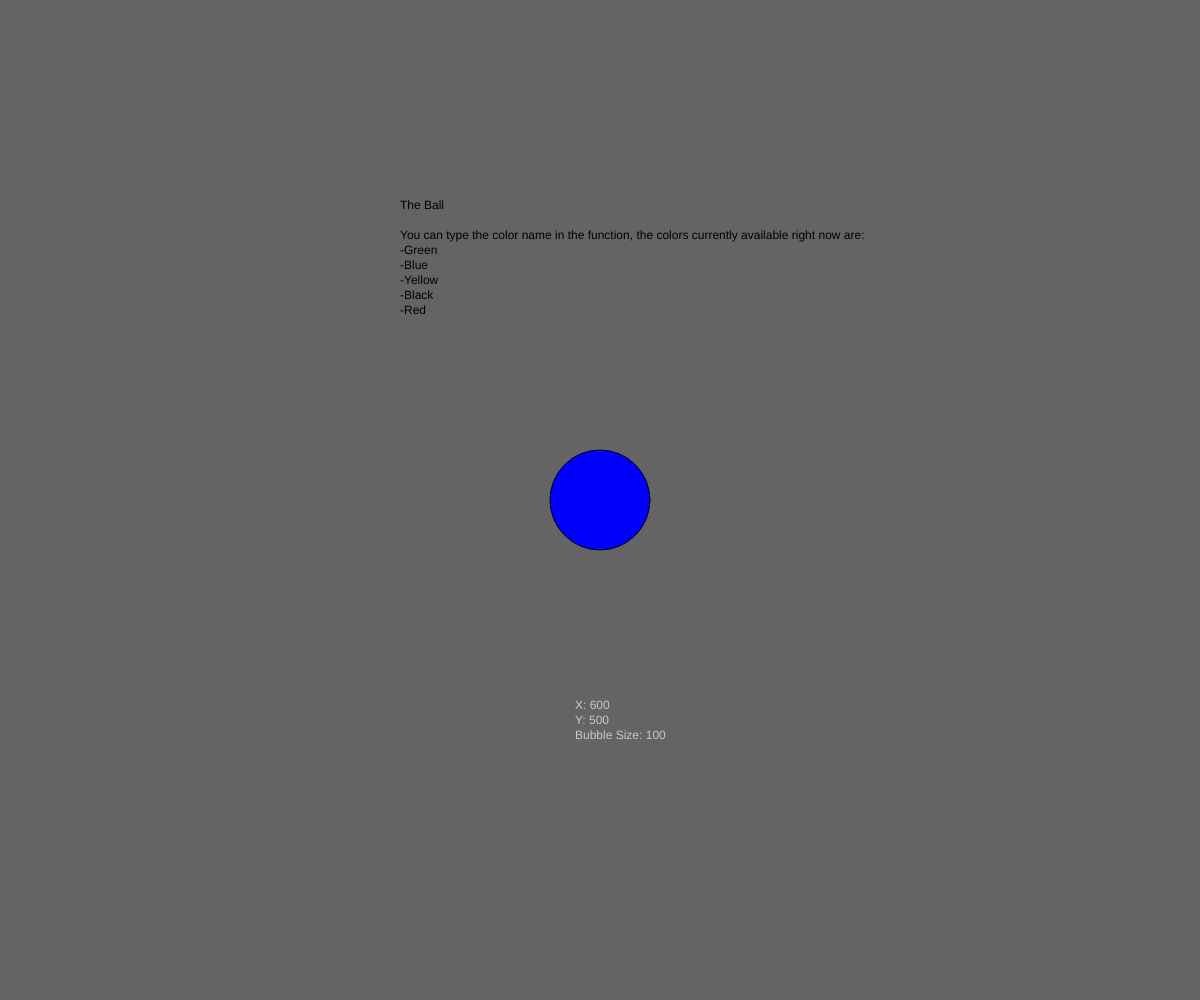
Frame 1 (no input)
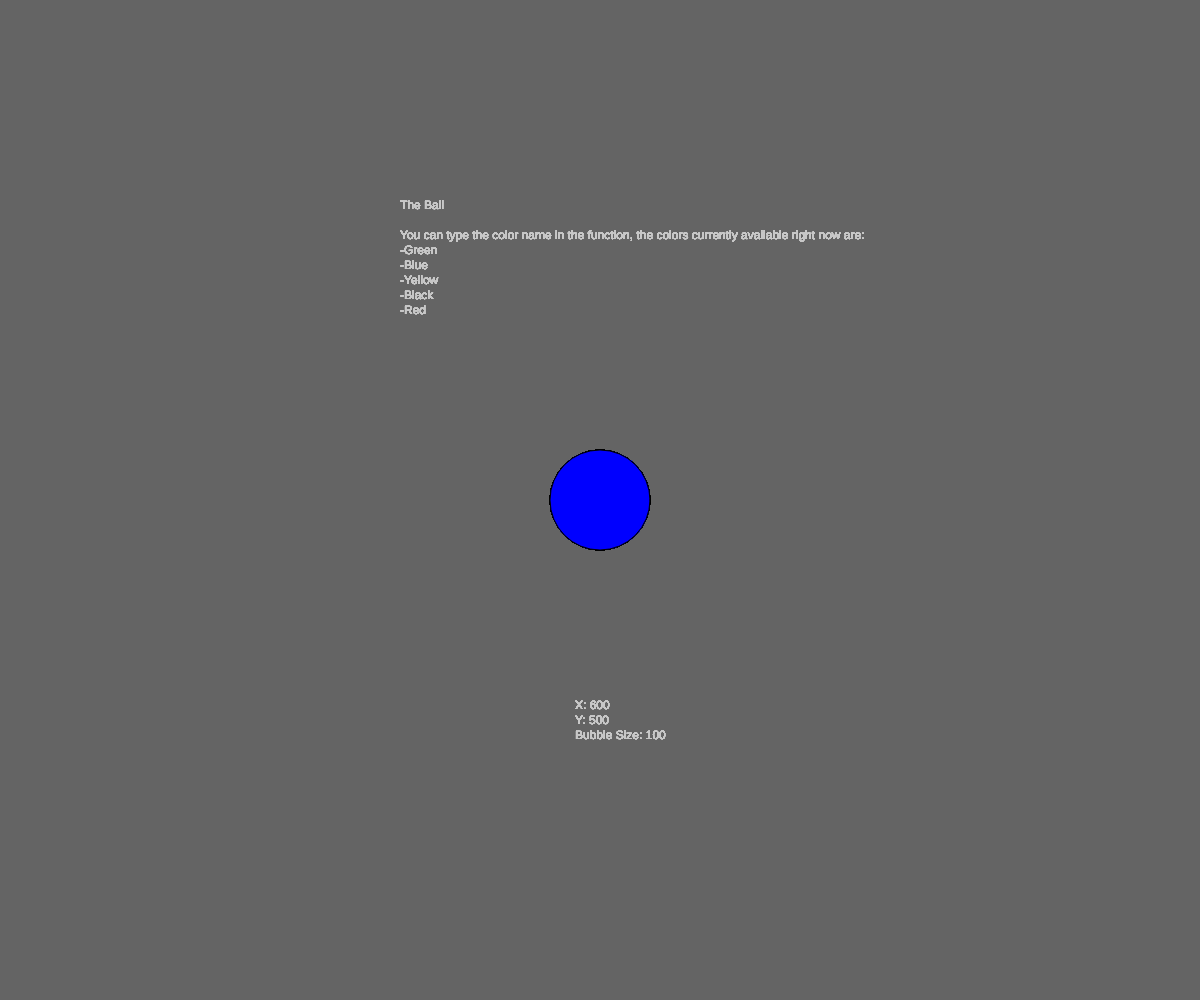
Frame 60 (no input)
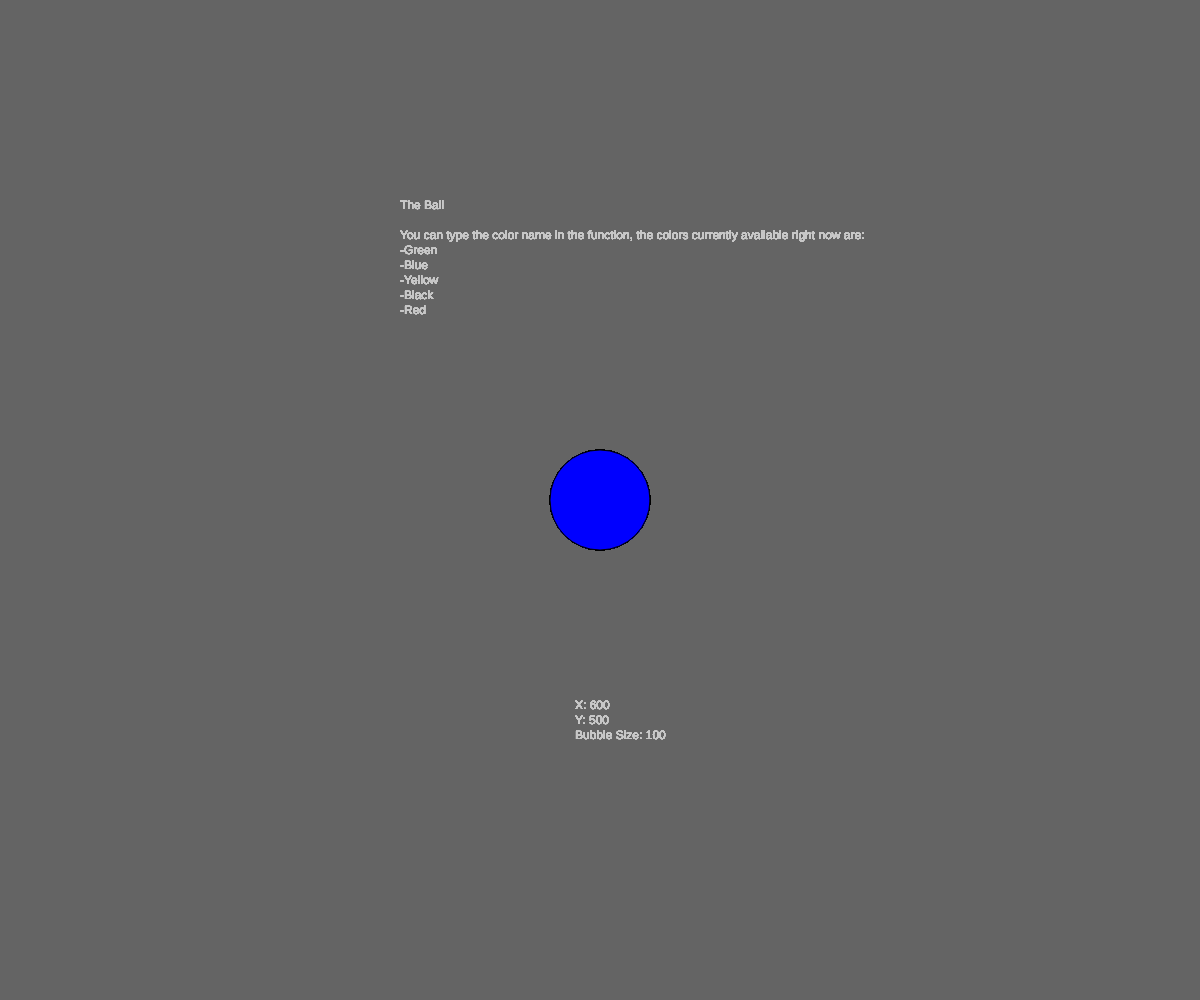
Frame 120 (the mouse pressed at the canvas centre since frame 60)

The p5.js sketch that drew these frames (run headless with seeded random() and noise() and a simulated clock; from frame 60 on, the mouse is pressed at the canvas centre):

// p5.js sketch
// ── sketch.js
function setup() {
  createCanvas(windowWidth, windowHeight);
  background(100);
}

function draw() {
  bubble = new Bubble(windowWidth / 2, windowHeight / 2, 100, "blue");
  bubble.giveInfo();
  bubble.show();
  bubble.getValues();
}

// ── bubble.js
let bubble;
let color;

class Bubble {
  constructor(x, y, size, color) {
    this.x = x;
    this.y = y;
    this.size = size;
    this.color = color;
  }

  show() {
    this.transformColor();
    ellipse(this.x, this.y, this.size);
  }

  transformColor() {
    let newColor = this.color.toString().toLowerCase();
    if (newColor === "green") {
      return fill(0, 255, 0);
    } else if (newColor === "blue") {
      return fill(0, 0, 255);
    } else if (newColor === "yellow") {
      return fill(255, 255, 0);
    } else if (newColor === "black") {
      return fill(0, 0, 0);
    } else if (newColor === "red") {
      return fill(255, 0, 0);
    }
  }

  giveInfo() {
    let title = "The Ball";
    let infoColors =
      "You can type the color name in the function, the colors currently available right now are: \n-Green \n-Blue \n-Yellow \n-Black \n-Red";
    text(title + "\n\n" + infoColors, this.x - 200, this.y - 300, 500);
  }

  getValues() {
    let values =
      "X: " + this.x + "\nY: " + this.y + "\nBubble Size: " + this.size;
    fill(200, 200, 200);
    return text(values, this.x - this.size / 4, this.y + 200, 200);
  }
}
